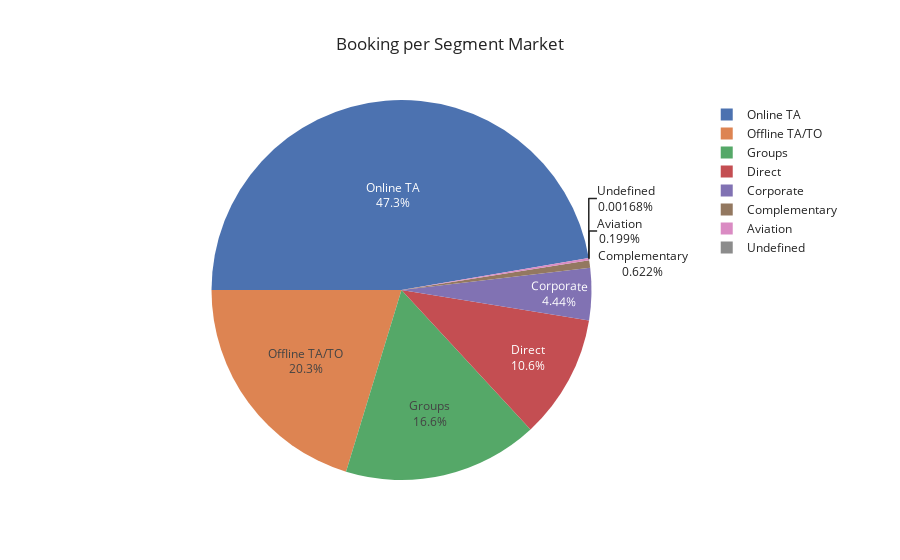

The code cell stored with this chart in its notebook:
### Markdown cell above
## Booking by Market Segment

### Code cell
segments=df['market_segment'].value_counts()

# pie plot
fig = px.pie(segments,
             values=segments.values,
             names=segments.index,
             title='Booking per Segment Market',
             template='seaborn')
fig.update_traces(rotation=-90, textinfo='percent+label')
fig.show()

### Figure 1 — Plotly figure (JSON) as saved in the notebook; plotly's stock layout.template omitted (floating-point values rounded to 4 significant figures)
{"data": [{"domain": {"x": [0, 1], "y": [0, 1]}, "hovertemplate": "index=%{label}<br>value=%{value}<extra></extra>", "labels": ["Online TA", "Offline TA/TO", "Groups", "Direct", "Corporate", "Complementary", "Aviation", "Undefined"], "legendgroup": "", "name": "", "rotation": -90, "showlegend": true, "textinfo": "percent+label", "type": "pie", "values": [56477, 24219, 19811, 12606, 5295, 743, 237, 2]}], "layout": {"autosize": true, "legend": {"tracegroupgap": 0}, "title": {"text": "Booking per Segment Market"}}}
